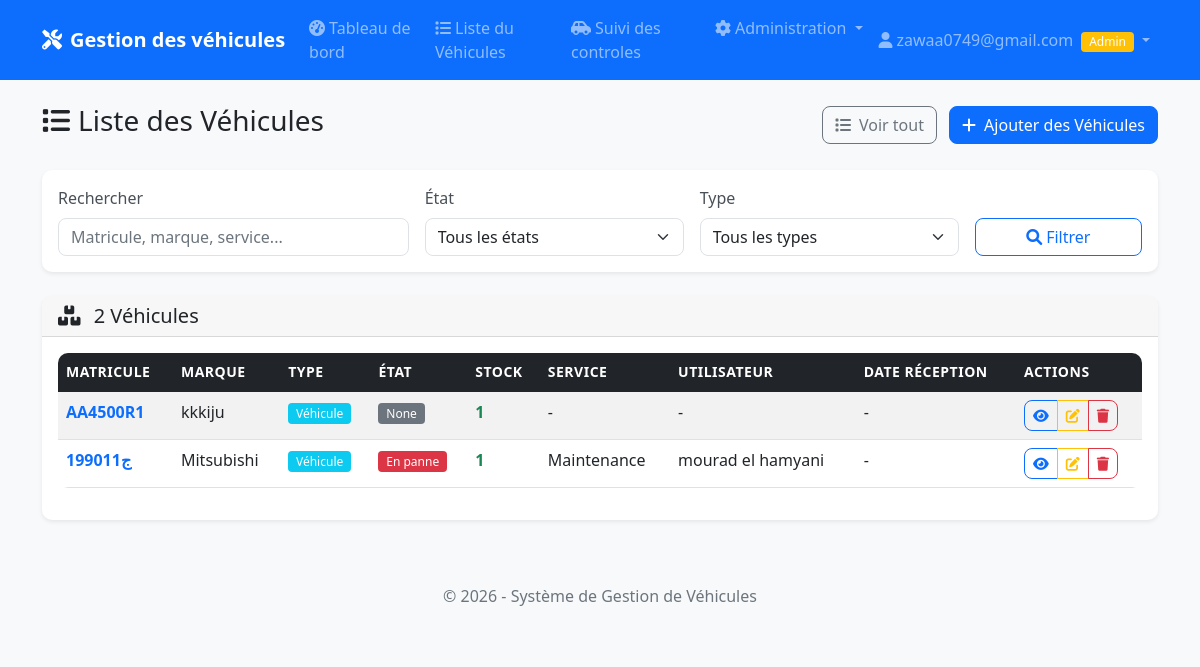
Before: /materiel/ (signed in) with the older database file.
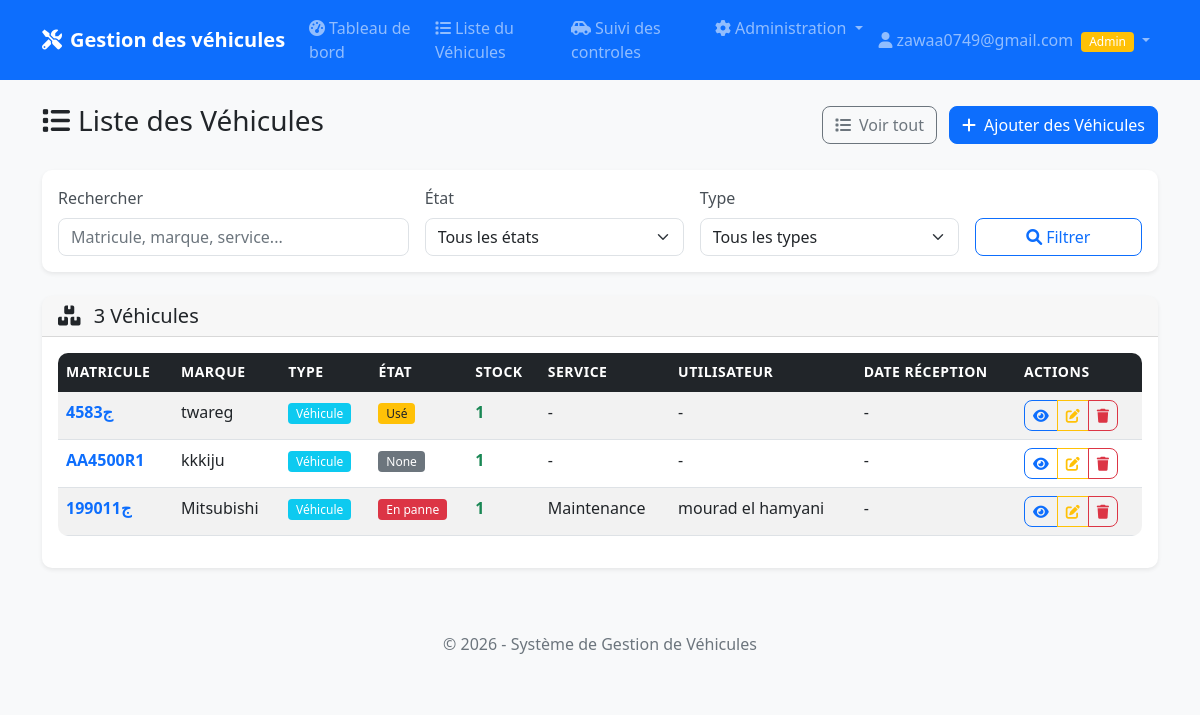
After: the same page with the newer database file.
### materiel/models.py (models this page shows, shortened)
class Materiel(models.Model):
    ETAT_CHOICES = [
        ('neuf', 'Neuf'),
        ('bon', 'Bon état'),
        ('usage', 'Usé'),
        ('panne', 'En panne'),
        ('reforme', 'Réformé'),
    ]
    TYPE_MATERIEL_CHOICES = [
        ('informatique', 'Informatique'),
        ('mobilier', 'Mobilier'),
        ('vehicule', 'Véhicule'),
        ('outillage', 'Outillage'),
        ('telephonie', 'Téléphonie'),
        ('autre', 'Autre'),
    ]
    TYPE_AFFECTATION_CHOICES = [
        ('permanent', 'Permanent'),
        ('temporaire', 'Temporaire'),
        ('pret', 'Prêt'),
        ('stock', 'Stock'),
    ]
    OBSERVATION_CHOICES = [
        ('marche', 'Marche'),
        ('arret', 'Arrêt'),
        ('en_cours', 'En cours'),
    ]
    DEFAUT_PANNE_CHOICES = [
        ('defaut', 'Défaut'),
        ('panne', 'Panne'),
    ]
    TYPE_VEHICULE_CHOICES = [
        ('voiture', 'Voiture'),
        ('camion', 'Camion'),
        ('moto', 'Moto'),
        ('utilitaire', 'Utilitaire'),
        ('engin', 'Engin de chantier'),
        ('autre', 'Autre'),
    ]
    TYPE_CARBURANT_CHOICES = [
        ('diesel', 'Diesel'),
        ('essence', 'Essence'),
        ('hybride', 'Hybride'),
        ('electrique', 'Électrique'),
    ]
    STATUT_VEHICULE_CHOICES = [
        ('en_stock', 'En stock'),
        ('en_panne', 'En panne'),
        ('reforme', 'Réformé'),
    ]
    date_entree = models.DateField("Date d'entrée", null=True, blank=True)
    matricule = models.CharField("Matricule", max_length=50, unique=True)
    marque = models.CharField("Marque", max_length=100)
    type_materiel = models.CharField("Type de matériel", max_length=50, choices=TYPE_MATERIEL_CHOICES, null=True, blank=True)
    type_affectation = models.CharField("Type d'affectation", max_length=50, choices=TYPE_AFFECTATION_CHOICES, null=True, blank=True)
    emplacement = models.CharField("Emplacement", max_length=100, null=True, blank=True)
    etat = models.CharField("État", max_length=20, choices=ETAT_CHOICES, null=True, blank=True)
    stock = models.IntegerField("Quantité en stock", default=1, null=True, blank=True)
    fournisseur = models.CharField("Fournisseur", max_length=100, null=True, blank=True)
    date_sortie = models.DateField("Date de sortie", null=True, blank=True)
    observation = models.CharField("Observation", max_length=20, choices=OBSERVATION_CHOICES, default='marche', null=True, blank=True)
    service_affecte = models.CharField("Service affecté", max_length=100, null=True, blank=True)
    utilisateur_affecte = models.CharField("Utilisateur affecté", max_length=100, null=True, blank=True)
    kilometrage = models.DecimalField("Kilométrage", max_digits=10, decimal_places=2, null=True, blank=True, help_text="Indiquez le kilométrage actuel")
    defaut_panne = models.CharField("Défaut/Panne", max_length=10, choices=DEFAUT_PANNE_CHOICES, blank=True, help_text="Type de problème constaté")
    reparation = models.TextField("Réparation", blank=True, help_text="Description des réparations effectuées")
    reference_piece = models.CharField("Référence pièce", max_length=100, blank=True, help_text="Référence des pièces de rechange")
    type_vehicule = models.CharField("Type véhicule", max_length=20, choices=TYPE_VEHICULE_CHOICES, blank=True, help_text="Type de véhicule si applicable")
    numero_vehicule = models.CharField("Numéro de châssis des véhicules", max_length=50, blank=True, help_text="Numéro de châssis du véhicule")
    date_prochaine_visite = models.DateField("Date de prochaine visite de contrôle technique des véhicules", null=True, blank=True, help_text="Date de la prochaine visite de contrôle technique")
    date_mise_circulation = models.DateField("Date de mise en circulation du véhicule", null=True, blank=True, help_text="Date de première mise en circulation du véhicule")
    type_carburant = models.CharField("Type de carburant", max_length=20, choices=TYPE_CARBURANT_CHOICES, null=True, blank=True, help_text="Type de carburant du véhicule")
    statut_vehicule = models.CharField("Statut du véhicule", max_length=20, choices=STATUT_VEHICULE_CHOICES, null=True, blank=True, help_text="Statut actuel du véhicule")
    divers = models.TextField("Divers", null=True, blank=True, help_text="Remarques ou informations libres")
    prix = models.DecimalField("Prix", max_digits=10, decimal_places=2, null=True, blank=True, help_text="Prix d'achat ou de réparation")
    created_at = models.DateTimeField("Date de création", auto_now_add=True)
    updated_at = models.DateTimeField("Date de mise à jour", auto_now=True)
    class Meta:
        verbose_name = "Matériel"
        verbose_name_plural = "Matériels"
        ordering = ['-created_at']

### materiel/views.py (the view, shortened to what this page needs)
# urls.py: path('materiel/', views.MaterielListView.as_view(), name='materiel_list'),
class MaterielListView(LoginRequiredMixin, ListView):
    model = Materiel
    template_name = 'materiel/materiel_list.html'
    context_object_name = 'materiels'
    paginate_by = 20
    def get_context_data(self, **kwargs):
        context = super().get_context_data(**kwargs)
        context['is_staff'] = self.request.user.is_staff
        context['visite_form'] = VisiteForm()
        return context
    def get_queryset(self):
        queryset = Materiel.objects.all()
        search = self.request.GET.get('search')
        etat_filter = self.request.GET.get('etat')
        type_filter = self.request.GET.get('type_materiel')
        show_all = self.request.GET.get('all')
        if etat_filter:
            queryset = queryset.filter(etat=etat_filter)
        if type_filter:
            queryset = queryset.filter(type_materiel=type_filter)
        return queryset
    def get_paginate_by(self, queryset):
        if self.request.GET.get('all'):
            return None
        return 20

### templates/materiel/materiel_list.html (shortened to what the changed rows need)
{% extends 'base.html' %}
{% block content %}
<div class="d-flex justify-content-between align-items-center mb-4">
    <h1 class="h3">
        <i class="fas fa-list me-2"></i>Liste des Véhicules
    </h1>
</div>
<div class="card">
    <div class="card-header">
        <h5 class="mb-0">
            <i class="fas fa-boxes me-2"></i>
            {% if materiels|length %}
                {% if request.GET.all %}
                    {{ materiels|length }} Véhicule{{ materiels|length|pluralize }} (tous)
                {% else %}
                    {{ materiels|length }} Véhicule{{ materiels|length|pluralize }}
                {% endif %}
            {% else %}
                Aucun Véhicule trouvé
            {% endif %}
        </h5>
    </div>
    <div class="card-body">
        {% if materiels %}
            <div class="table-responsive">
                <table class="table table-hover table-striped">
                    <thead class="table-dark">
                        <tr>
                            <th>Matricule</th>
                            <th>Marque</th>
                            <th>Type</th>
                            <th>État</th>
                            <th>Stock</th>
                            <th>Service</th>
                            <th>Utilisateur</th>
                            <th>Date réception</th>
                            <th>Actions</th>
                        </tr>
                    </thead>
                    <tbody>
                        {% for materiel in materiels %}
                        <tr>
                            <td>
                                <a href="{% url 'materiel_detail' materiel.pk %}" class="text-decoration-none fw-bold">
                                    {{ materiel.matricule }}
                                </a>
                            </td>
                            <td>{{ materiel.marque }}</td>
                            <td>
                                <span class="badge bg-info">{{ materiel.get_type_materiel_display }}</span>
                            </td>
                            <td>
                                {% if materiel.etat == 'neuf' %}
                                    <span class="badge bg-success">{{ materiel.get_etat_display }}</span>
                                {% elif materiel.etat == 'bon' %}
                                    <span class="badge bg-primary">{{ materiel.get_etat_display }}</span>
                                {% elif materiel.etat == 'usage' %}
                                    <span class="badge bg-warning text-dark">{{ materiel.get_etat_display }}</span>
                                {% elif materiel.etat == 'panne' %}
                                    <span class="badge bg-danger">{{ materiel.get_etat_display }}</span>
                                {% else %}
                                    <span class="badge bg-secondary">{{ materiel.get_etat_display }}</span>
                                {% endif %}
                            </td>
                            <td>
                                {% if materiel.stock > 0 %}
                                    <span class="text-success fw-bold">{{ materiel.stock }}</span>
                                {% else %}
                                    <span class="text-danger">0</span>
                                {% endif %}
                            </td>
                            <td>{{ materiel.service_affecte|default:"-" }}</td>
                            <td>{{ materiel.utilisateur_affecte|default:"-" }}</td>
                            <td>{{ materiel.date_reception|date:"d/m/Y"|default:"-" }}</td>
                            <td>
                                <div class="btn-group btn-group-sm">
                                    <a href="{% url 'materiel_detail' materiel.pk %}"
                                       class="btn btn-outline-primary" title="Voir les détails">
                                        <i class="fas fa-eye"></i>
                                    </a>
                                    {% if is_staff %}
                                    <a href="{% url 'materiel_update' materiel.pk %}"
                                       class="btn btn-outline-warning" title="Modifier">
                                        <i class="fas fa-edit"></i>
                                    </a>
                                    <a href="{% url 'materiel_delete' materiel.pk %}"
                                       class="btn btn-outline-danger" title="Supprimer">
                                        <i class="fas fa-trash"></i>
                                    </a>
                                    {% endif %}
                                </div>
                            </td>
                        </tr>
                        {% endfor %}
                    </tbody>
                </table>
            </div>
        {% endif %}
    </div>
</div>
{% endblock %}

Changed rows visible on the page:
added Materiel: matricule "4583ج", marque "twareg", type_materiel "Véhicule", etat "Usé", stock "1", service_affecte "-", utilisateur_affecte "-", date_reception "-"
Other visible differences:
{{ materiels|length }}: "2" → "3"
